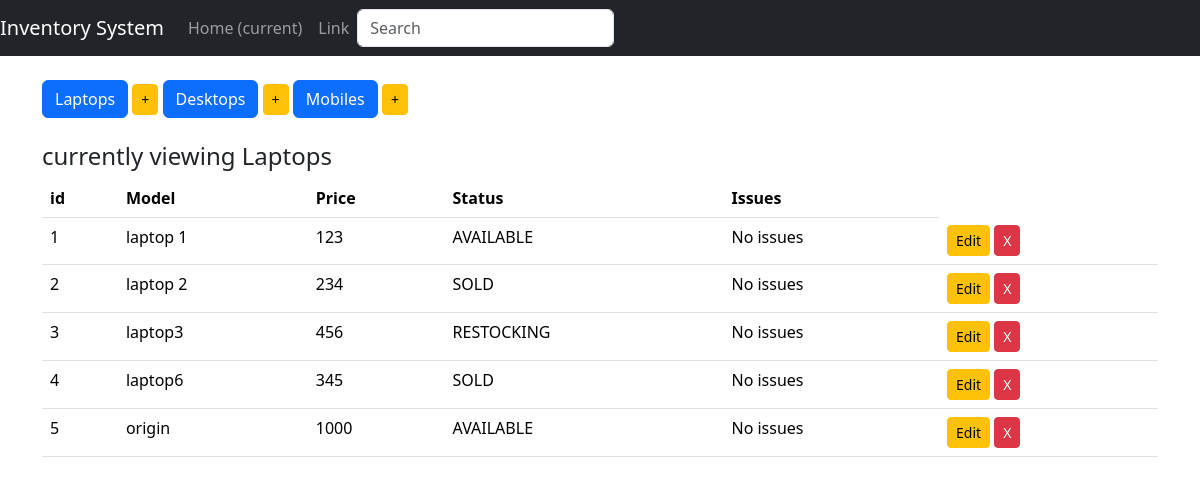
Before: /laptops/ with the older database file.
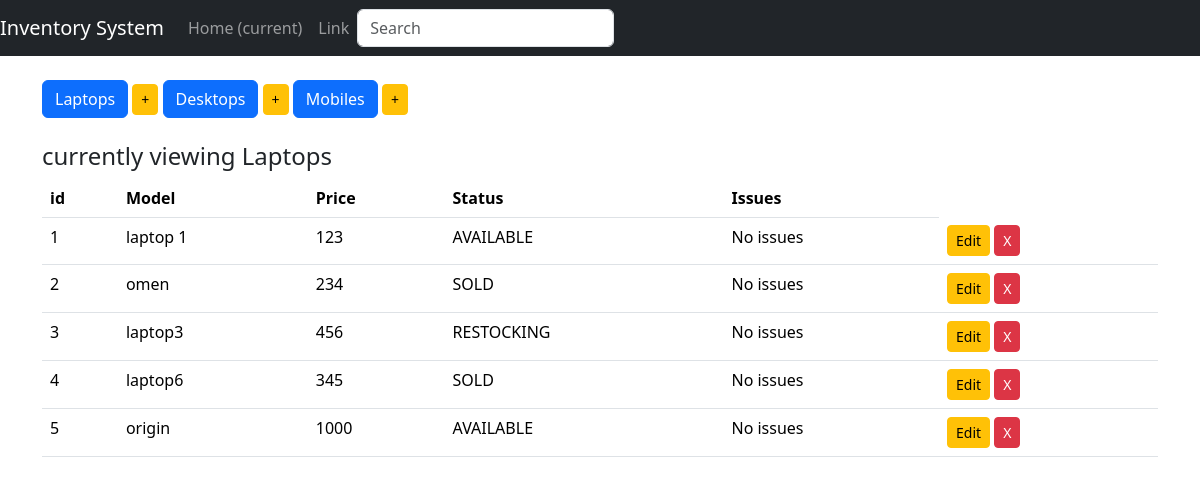
After: the same page with the newer database file.
### inventory/models.py (models this page shows, shortened)
class Device(models.Model):
    type = models.CharField(max_length=100, blank=False)
    price = models.IntegerField()
    choices = (
        ('AVAILABLE', 'Item ready to be purchased'),
        ('SOLD', 'Item sold'),
        ('RESTOCKING', 'Item restocking in few days'),
    )
    status = models.CharField(max_length=100, choices=choices, default='SOLD')
    issues = models.CharField(max_length=100, default='No issues')
    class Meta:
        abstract = True

class Laptop(Device):
    pass

### inventory/views.py (the view)
# urls.py: path('laptops/', display_laptops, name='display_laptops'),
def display_laptops(request):
    items = Laptop.objects.all()
    context = {
        'items': items,
        'header': 'Laptops'
    }
    return render(request, 'index.html', context)

### inventory/templates/index.html
{% extends 'base.html' %}
{% block body %}
<br>
<div class="button-group">
    <a href="/laptops/" class="btn btn-primary btn-md" role="button">Laptops</a>
    <a href="/add_laptops/" class="btn btn-warning btn-sm" role="button"> + </a>
    <a href="/desktops/" class="btn btn-primary btn-md" role="button">Desktops</a>
    <a href="/add_desktops/" class="btn btn-warning btn-sm" role="button"> + </a>
    <a href="/mobiles/" class="btn btn-primary btn-md" role="button">Mobiles</a>
    <a href="/add_mobiles/" class="btn btn-warning btn-sm" role="button"> + </a>
</div>
<br>
<h4>currently viewing {{header}} </h4>
<table class="table table-hover">
    <thead>
        <tr>
            <th>id</th>
            <th>Model</th>
            <th>Price</th>
            <th>Status</th>
            <th>Issues</th>
        </tr>
    </thead>
    <tbody>
        {% for item in items %}
        <tr>
            <td>{{ item.pk }}</td>
            <td>{{ item.type }}</td>
            <td>{{ item.price }}</td>
            <td>{{ item.status }}</td>
            <td>{{ item.issues }}</td>
            {% if header|lower == "laptops" %}
            <td>
                <a href="{% url 'edit_laptop' item.pk %}" class="btn btn-warning btn-sm" role="btn">Edit</a>
                <a href="{% url 'delete_laptop' item.pk %}" class="btn btn-danger btn-sm" role="btn"> X </a>
            </td>
            {% elif header|lower == "desktops" %}
            <td>
                <a href="{% url 'edit_desktop' item.pk %}" class="btn btn-warning btn-sm" role="btn">Edit</a>
                <a href="{% url 'delete_desktop' item.pk %}" class="btn btn-danger btn-sm" role="btn"> X </a>
            </td>
            {% else %}
            <td>
                <a href="{% url 'edit_mobile' item.pk %}" class="btn btn-warning btn-sm" role="btn">Edit</a>
                <a href="{% url 'delete_mobile' item.pk %}" class="btn btn-danger btn-sm" role="btn"> X </a>
            </td>
            {% endif %}
        </tr>
        {% endfor %}
    </tbody>
</table>
{% endblock %}

Changed rows visible on the page:
changed Laptop id 2: type "laptop 2" → "omen"
